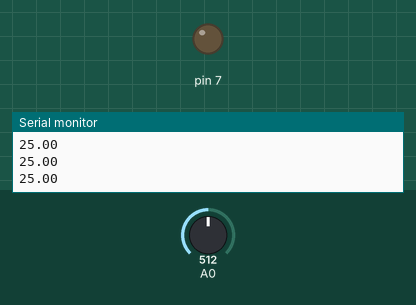
A sketch run on a simulated Arduino Uno, built with avr-gcc and run on an emulated ATmega328P. On the bench: output pins drawn as LEDs (lit = HIGH), the last lines printed to the serial monitor. Inputs (shaded band) come from the test bench; at power-on: A0 = 512.

Above: at 1.2 s.
1.3 s: A0 set to 489
2.8 s: A0 set to 465
At 3.6 s:
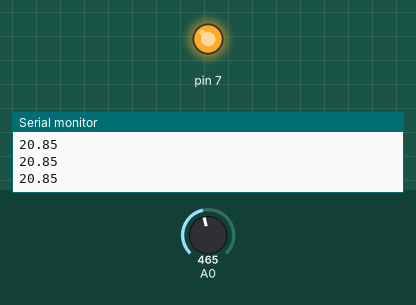
4.3 s: A0 set to 511
At 5.2 s:
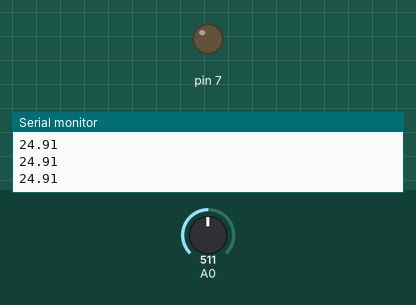
5.8 s: A0 set to 306
At 6.7 s:
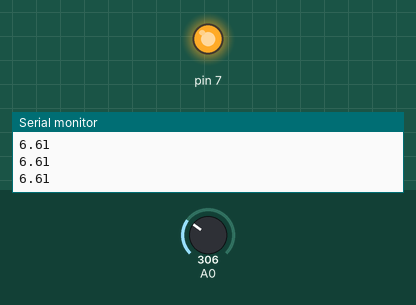
Timing chart, 0 to 8.3 s (numbered marks = the images above; inputs shaded):
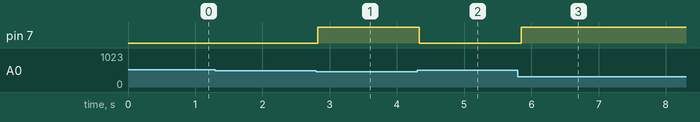

The sketch:

Steinhart-Hart_su_termoresistenza.ino
```cpp
#include <math.h>

double Thermistor(int RawADC) {
 double Temp;
 Temp = log(10000.0*((1024.0/RawADC-1)));
 Temp = 1 / (0.001129148 + (0.000234125 + (0.0000000876741 * Temp * Temp)) * Temp);
 Temp = Temp - 273.15;
 return Temp;
}

void setup() {
 Serial.begin(115200);
 pinMode(7,OUTPUT);
}

void loop() {
 double Temperatura = Thermistor(analogRead(0));
 Serial.println(Temperatura);
 Temperatura<22 ? digitalWrite(7,HIGH) : digitalWrite(7,LOW);
 delay(100);
}
```

Measured:
- the behaviour switches between 479 and 478 on A0 (found by bisection; images 0 and 1)
- after the input at 2.8 s, pin 7: LOW → HIGH at once
- after the input at 4.3 s, pin 7: HIGH → LOW at once
- after the input at 5.8 s, pin 7: LOW → HIGH after 0.05 s
